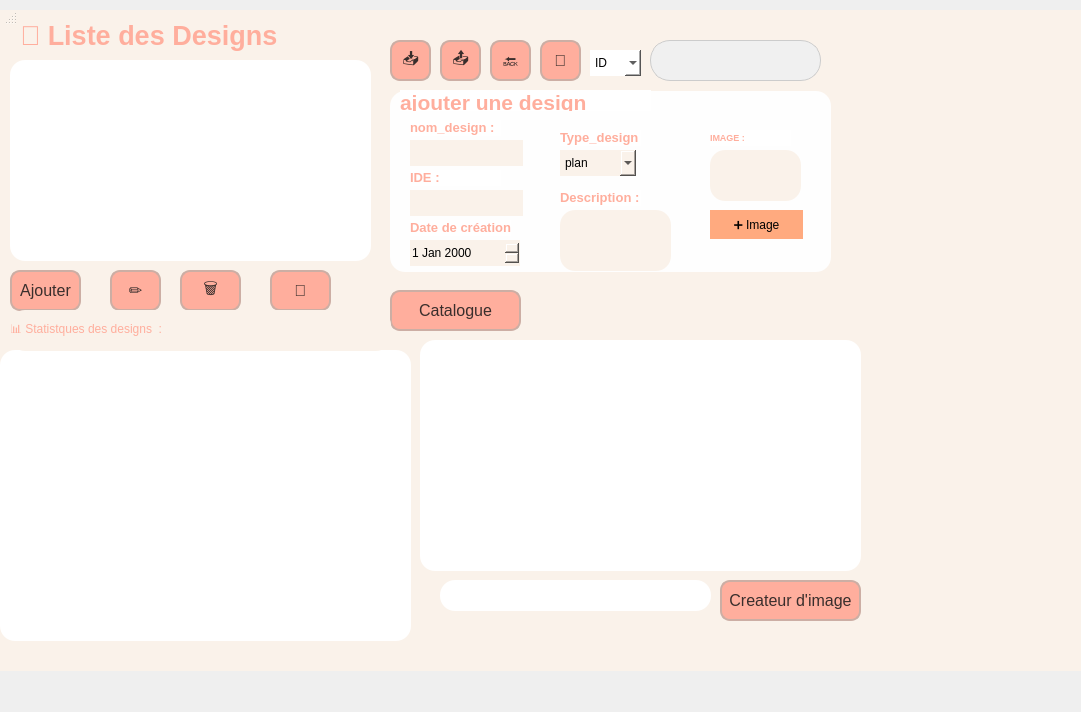
<?xml version="1.0" encoding="UTF-8"?>
<ui version="4.0">
 <class>designsMainWindow</class>
 <widget class="QWidget" name="designsMainWindow">
  <property name="geometry">
   <rect>
    <x>0</x>
    <y>0</y>
    <width>1081</width>
    <height>712</height>
   </rect>
  </property>
  <property name="windowTitle">
   <string>MainWindow</string>
  </property>
  <widget class="QWidget" name="centralwidget" native="true">
   <property name="geometry">
    <rect>
     <x>0</x>
     <y>10</y>
     <width>1091</width>
     <height>661</height>
    </rect>
   </property>
   <widget class="QLabel" name="label_2">
    <property name="geometry">
     <rect>
      <x>20</x>
      <y>100</y>
      <width>41</width>
      <height>41</height>
     </rect>
    </property>
    <property name="styleSheet">
     <string notr="true">image: url(:/resource/img/icons8-dashboard-35.png);</string>
    </property>
    <property name="text">
     <string/>
    </property>
   </widget>
   <widget class="QLabel" name="label_3">
    <property name="geometry">
     <rect>
      <x>20</x>
      <y>150</y>
      <width>41</width>
      <height>41</height>
     </rect>
    </property>
    <property name="styleSheet">
     <string notr="true">image: url(:/resource/img/projet-35.png);</string>
    </property>
    <property name="text">
     <string/>
    </property>
   </widget>
   <widget class="QLabel" name="label_4">
    <property name="enabled">
     <bool>true</bool>
    </property>
    <property name="geometry">
     <rect>
      <x>20</x>
      <y>200</y>
      <width>41</width>
      <height>41</height>
     </rect>
    </property>
    <property name="styleSheet">
     <string notr="true">image: url(:/resource/img/icons8-folder-35.png);</string>
    </property>
    <property name="text">
     <string/>
    </property>
   </widget>
   <widget class="QLabel" name="label_5">
    <property name="enabled">
     <bool>false</bool>
    </property>
    <property name="geometry">
     <rect>
      <x>20</x>
      <y>250</y>
      <width>41</width>
      <height>41</height>
     </rect>
    </property>
    <property name="styleSheet">
     <string notr="true">image: url(:/resource/img/emplyees-35.png);</string>
    </property>
    <property name="text">
     <string/>
    </property>
   </widget>
   <widget class="QLabel" name="label_6">
    <property name="geometry">
     <rect>
      <x>20</x>
      <y>300</y>
      <width>41</width>
      <height>41</height>
     </rect>
    </property>
    <property name="styleSheet">
     <string notr="true">image: url(:/resource/img/desgin-35.png);</string>
    </property>
    <property name="text">
     <string/>
    </property>
   </widget>
   <widget class="QLabel" name="label_7">
    <property name="geometry">
     <rect>
      <x>20</x>
      <y>350</y>
      <width>41</width>
      <height>41</height>
     </rect>
    </property>
    <property name="styleSheet">
     <string notr="true">image: url(:/resource/img/fourniseur-35.png);</string>
    </property>
    <property name="text">
     <string/>
    </property>
   </widget>
   <widget class="QLabel" name="label_8">
    <property name="geometry">
     <rect>
      <x>20</x>
      <y>400</y>
      <width>41</width>
      <height>41</height>
     </rect>
    </property>
    <property name="styleSheet">
     <string notr="true">image: url(:/resource/img/finance-35.png);</string>
    </property>
    <property name="text">
     <string/>
    </property>
   </widget>
   <widget class="QPushButton" name="pushButton_8">
    <property name="geometry">
     <rect>
      <x>1000</x>
      <y>20</y>
      <width>51</width>
      <height>41</height>
     </rect>
    </property>
    <property name="styleSheet">
     <string notr="true">QPushButton {
    background: transparent;        /* Fond transparent */
    border: none;                    /* Supprime la bordure */
    padding: 0px;                    /* Pas d'espace autour de l'icône */
    image: url(:/resource/img/icons8-search-35.png); /* Lien vers l'icône */
}
</string>
    </property>
    <property name="text">
     <string/>
    </property>
   </widget>
   <widget class="QLabel" name="label_9">
    <property name="geometry">
     <rect>
      <x>20</x>
      <y>0</y>
      <width>261</width>
      <height>51</height>
     </rect>
    </property>
    <property name="font">
     <font>
      <family>Segoe UI</family>
      <pointsize>20</pointsize>
      <italic>false</italic>
      <bold>true</bold>
     </font>
    </property>
    <property name="styleSheet">
     <string notr="true">QLabel{
	font: 700 20pt &quot;Segoe UI&quot;;
color: #FFAE9D;

}

</string>
    </property>
    <property name="text">
     <string>🎨 Liste des Designs :</string>
    </property>
   </widget>
   <widget class="QLabel" name="label_12">
    <property name="geometry">
     <rect>
      <x>30</x>
      <y>570</y>
      <width>41</width>
      <height>41</height>
     </rect>
    </property>
    <property name="styleSheet">
     <string notr="true">image: url(:/resource/img/settings-35.png);</string>
    </property>
    <property name="text">
     <string/>
    </property>
   </widget>
   <widget class="QLabel" name="label_13">
    <property name="geometry">
     <rect>
      <x>100</x>
      <y>570</y>
      <width>41</width>
      <height>41</height>
     </rect>
    </property>
    <property name="styleSheet">
     <string notr="true">image: url(:/resource/img/logout-35.png);</string>
    </property>
    <property name="text">
     <string/>
    </property>
   </widget>
   <widget class="QWidget" name="widget" native="true">
    <property name="geometry">
     <rect>
      <x>-20</x>
      <y>0</y>
      <width>1131</width>
      <height>661</height>
     </rect>
    </property>
    <property name="styleSheet">
     <string notr="true">border-radius :15px;
background-color: #FAF2EA;
</string>
    </property>
    <widget class="QListView" name="listView_3">
     <property name="geometry">
      <rect>
       <x>-190</x>
       <y>0</y>
       <width>541</width>
       <height>251</height>
      </rect>
     </property>
    </widget>
    <widget class="QListView" name="listView_2">
     <property name="geometry">
      <rect>
       <x>410</x>
       <y>81</y>
       <width>441</width>
       <height>181</height>
      </rect>
     </property>
     <property name="styleSheet">
      <string notr="true">background-color: rgb(254, 254, 254);</string>
     </property>
    </widget>
    <widget class="QPushButton" name="ajouterButton">
     <property name="geometry">
      <rect>
       <x>30</x>
       <y>260</y>
       <width>71</width>
       <height>41</height>
      </rect>
     </property>
     <property name="styleSheet">
      <string notr="true">QPushButton {
    background-color: #FFAE9D; /* Fond rose */
    color: #392E2C; /* Texte foncé pour contraste */
    border: 2px solid #CCAEA4; /* Bordure douce en couleur taupe */
    border-radius: 10px; /* Coins arrondis */
    padding: 5px 5px;
    font-size: 16px;
}

QPushButton:hover {
    background-color: #B39188; /* Fond taupe au survol */
    border-color: #FFAE9D; /* Bordure rose au survol */
}

QPushButton:pressed {
    background-color: #392E2C; /* Fond foncé au clic */
    color: #FAF2EA; /* Texte clair */
    border-color: #B39188; /* Bordure taupe au clic */
}</string>
     </property>
     <property name="text">
      <string>Ajouter</string>
     </property>
    </widget>
    <widget class="QPushButton" name="modifierButton">
     <property name="geometry">
      <rect>
       <x>130</x>
       <y>260</y>
       <width>51</width>
       <height>41</height>
      </rect>
     </property>
     <property name="styleSheet">
      <string notr="true">QPushButton {
    background-color: #FFAE9D; /* Fond rose */
    color: #392E2C; /* Texte foncé pour contraste */
    border: 2px solid #CCAEA4; /* Bordure douce en couleur taupe */
    border-radius: 10px; /* Coins arrondis */
    padding: 5px 5px;
    font-size: 16px;
}

QPushButton:hover {
    background-color: #B39188; /* Fond taupe au survol */
    border-color: #FFAE9D; /* Bordure rose au survol */
}

QPushButton:pressed {
    background-color: #392E2C; /* Fond foncé au clic */
    color: #FAF2EA; /* Texte clair */
    border-color: #B39188; /* Bordure taupe au clic */
}</string>
     </property>
     <property name="text">
      <string>✏️</string>
     </property>
    </widget>
    <widget class="QPushButton" name="supprimerButton">
     <property name="geometry">
      <rect>
       <x>200</x>
       <y>260</y>
       <width>61</width>
       <height>41</height>
      </rect>
     </property>
     <property name="styleSheet">
      <string notr="true">QPushButton {
    background-color: #FFAE9D; /* Fond rose */
    color: #392E2C; /* Texte foncé pour contraste */
    border: 2px solid #CCAEA4; /* Bordure douce en couleur taupe */
    border-radius: 10px; /* Coins arrondis */
    padding: 5px 5px;
    font-size: 16px;
}

QPushButton:hover {
    background-color: #B39188; /* Fond taupe au survol */
    border-color: #FFAE9D; /* Bordure rose au survol */
}

QPushButton:pressed {
    background-color: #392E2C; /* Fond foncé au clic */
    color: #FAF2EA; /* Texte clair */
    border-color: #B39188; /* Bordure taupe au clic */
}</string>
     </property>
     <property name="text">
      <string>🗑</string>
     </property>
    </widget>
    <widget class="QPushButton" name="exportPdfButton">
     <property name="geometry">
      <rect>
       <x>290</x>
       <y>260</y>
       <width>61</width>
       <height>41</height>
      </rect>
     </property>
     <property name="styleSheet">
      <string notr="true">QPushButton {
    background-color: #FFAE9D; /* Fond rose */
    color: #392E2C; /* Texte foncé pour contraste */
    border: 2px solid #CCAEA4; /* Bordure douce en couleur taupe */
    border-radius: 10px; /* Coins arrondis */
    padding: 5px 5px;
    font-size: 16px;
}

QPushButton:hover {
    background-color: #B39188; /* Fond taupe au survol */
    border-color: #FFAE9D; /* Bordure rose au survol */
}

QPushButton:pressed {
    background-color: #392E2C; /* Fond foncé au clic */
    color: #FAF2EA; /* Texte clair */
    border-color: #B39188; /* Bordure taupe au clic */
}</string>
     </property>
     <property name="text">
      <string>📃</string>
     </property>
    </widget>
    <widget class="QLabel" name="label_11">
     <property name="geometry">
      <rect>
       <x>420</x>
       <y>80</y>
       <width>251</width>
       <height>21</height>
      </rect>
     </property>
     <property name="font">
      <font>
       <family>Segoe UI</family>
       <pointsize>18</pointsize>
       <italic>false</italic>
       <bold>true</bold>
      </font>
     </property>
     <property name="styleSheet">
      <string notr="true">QLabel{
	font: 700 18pt &quot;Segoe UI&quot;;
color: #FFAE9D;
background-color: white; 
}

</string>
     </property>
     <property name="text">
      <string>&lt;html&gt;&lt;head/&gt;&lt;body&gt;&lt;p&gt;&lt;span style=&quot; font-size:16pt;&quot;&gt;ajouter une design&lt;/span&gt;&lt;/p&gt;&lt;/body&gt;&lt;/html&gt;</string>
     </property>
    </widget>
    <widget class="QLineEdit" name="nomLineEdit">
     <property name="geometry">
      <rect>
       <x>430</x>
       <y>130</y>
       <width>113</width>
       <height>26</height>
      </rect>
     </property>
     <property name="styleSheet">
      <string notr="true"/>
     </property>
    </widget>
    <widget class="QLabel" name="label_14">
     <property name="geometry">
      <rect>
       <x>430</x>
       <y>110</y>
       <width>91</width>
       <height>16</height>
      </rect>
     </property>
     <property name="font">
      <font>
       <family>Segoe UI</family>
       <pointsize>10</pointsize>
       <italic>false</italic>
       <bold>true</bold>
      </font>
     </property>
     <property name="styleSheet">
      <string notr="true">QLabel{
	font: 700 10pt &quot;Segoe UI&quot;;
color: #FFAE9D;
background-color: white; 
}

</string>
     </property>
     <property name="text">
      <string>&lt;html&gt;&lt;head/&gt;&lt;body&gt;&lt;p&gt;nom_design :&lt;/p&gt;&lt;/body&gt;&lt;/html&gt;</string>
     </property>
    </widget>
    <widget class="QLabel" name="label_18">
     <property name="geometry">
      <rect>
       <x>430</x>
       <y>210</y>
       <width>101</width>
       <height>16</height>
      </rect>
     </property>
     <property name="font">
      <font>
       <family>Segoe UI</family>
       <pointsize>10</pointsize>
       <italic>false</italic>
       <bold>true</bold>
      </font>
     </property>
     <property name="styleSheet">
      <string notr="true">QLabel{
	font: 700 10pt &quot;Segoe UI&quot;;
color: #FFAE9D;
background-color: white; 
}

</string>
     </property>
     <property name="text">
      <string>&lt;html&gt;&lt;head/&gt;&lt;body&gt;&lt;p&gt;Date de création :&lt;/p&gt;&lt;/body&gt;&lt;/html&gt;</string>
     </property>
    </widget>
    <widget class="QPushButton" name="pushButton_18">
     <property name="geometry">
      <rect>
       <x>410</x>
       <y>280</y>
       <width>131</width>
       <height>41</height>
      </rect>
     </property>
     <property name="styleSheet">
      <string notr="true">QPushButton {
    background-color: #FFAE9D; /* Fond rose */
    color: #392E2C; /* Texte foncé pour contraste */
    border: 2px solid #CCAEA4; /* Bordure douce en couleur taupe */
    border-radius: 10px; /* Coins arrondis */
    padding: 5px 5px;
    font-size: 16px;
}

QPushButton:hover {
    background-color: #B39188; /* Fond taupe au survol */
    border-color: #FFAE9D; /* Bordure rose au survol */
}

QPushButton:pressed {
    background-color: #392E2C; /* Fond foncé au clic */
    color: #FAF2EA; /* Texte clair */
    border-color: #B39188; /* Bordure taupe au clic */
}</string>
     </property>
     <property name="text">
      <string>Catalogue</string>
     </property>
    </widget>
    <widget class="QLabel" name="label_20">
     <property name="geometry">
      <rect>
       <x>580</x>
       <y>120</y>
       <width>81</width>
       <height>16</height>
      </rect>
     </property>
     <property name="font">
      <font>
       <family>Segoe UI</family>
       <pointsize>10</pointsize>
       <italic>false</italic>
       <bold>true</bold>
      </font>
     </property>
     <property name="styleSheet">
      <string notr="true">QLabel{
	font: 700 10pt &quot;Segoe UI&quot;;
color: #FFAE9D;
background-color: white; 
}

</string>
     </property>
     <property name="text">
      <string>&lt;html&gt;&lt;head/&gt;&lt;body&gt;&lt;p&gt;Type_design :&lt;/p&gt;&lt;/body&gt;&lt;/html&gt;</string>
     </property>
    </widget>
    <widget class="QLabel" name="label_21">
     <property name="geometry">
      <rect>
       <x>580</x>
       <y>180</y>
       <width>81</width>
       <height>16</height>
      </rect>
     </property>
     <property name="font">
      <font>
       <family>Segoe UI</family>
       <pointsize>10</pointsize>
       <italic>false</italic>
       <bold>true</bold>
      </font>
     </property>
     <property name="styleSheet">
      <string notr="true">QLabel{
	font: 700 10pt &quot;Segoe UI&quot;;
color: #FFAE9D;
background-color: white; 
}

</string>
     </property>
     <property name="text">
      <string>&lt;html&gt;&lt;head/&gt;&lt;body&gt;&lt;p&gt;Description :&lt;/p&gt;&lt;/body&gt;&lt;/html&gt;</string>
     </property>
    </widget>
    <widget class="QLabel" name="imageLabel">
     <property name="geometry">
      <rect>
       <x>730</x>
       <y>140</y>
       <width>91</width>
       <height>51</height>
      </rect>
     </property>
     <property name="text">
      <string/>
     </property>
    </widget>
    <widget class="QLineEdit" name="ideLineEdit">
     <property name="geometry">
      <rect>
       <x>430</x>
       <y>180</y>
       <width>113</width>
       <height>26</height>
      </rect>
     </property>
    </widget>
    <widget class="QTableWidget" name="tableWidget">
     <property name="geometry">
      <rect>
       <x>30</x>
       <y>50</y>
       <width>361</width>
       <height>201</height>
      </rect>
     </property>
     <property name="styleSheet">
      <string notr="true">background-color: rgb(255, 255, 255);</string>
     </property>
    </widget>
    <widget class="QPushButton" name="selectImageButton">
     <property name="geometry">
      <rect>
       <x>730</x>
       <y>200</y>
       <width>93</width>
       <height>29</height>
      </rect>
     </property>
     <property name="styleSheet">
      <string notr="true">background-color: rgb(255, 255, 255);
background-color: rgb(255, 170, 127);</string>
     </property>
     <property name="text">
      <string>➕ Image</string>
     </property>
    </widget>
    <widget class="QTextEdit" name="descriptionTextEdit">
     <property name="geometry">
      <rect>
       <x>580</x>
       <y>200</y>
       <width>111</width>
       <height>61</height>
      </rect>
     </property>
    </widget>
    <widget class="QLabel" name="label_17">
     <property name="geometry">
      <rect>
       <x>430</x>
       <y>160</y>
       <width>91</width>
       <height>16</height>
      </rect>
     </property>
     <property name="font">
      <font>
       <family>Segoe UI</family>
       <pointsize>10</pointsize>
       <italic>false</italic>
       <bold>true</bold>
      </font>
     </property>
     <property name="styleSheet">
      <string notr="true">QLabel{
	font: 700 10pt &quot;Segoe UI&quot;;
color: #FFAE9D;
background-color: white; 
}

</string>
     </property>
     <property name="text">
      <string>&lt;html&gt;&lt;head/&gt;&lt;body&gt;&lt;p&gt;IDE :&lt;/p&gt;&lt;/body&gt;&lt;/html&gt;</string>
     </property>
    </widget>
    <widget class="QLabel" name="label_22">
     <property name="geometry">
      <rect>
       <x>730</x>
       <y>120</y>
       <width>81</width>
       <height>16</height>
      </rect>
     </property>
     <property name="font">
      <font>
       <family>Segoe UI</family>
       <pointsize>10</pointsize>
       <italic>false</italic>
       <bold>true</bold>
      </font>
     </property>
     <property name="styleSheet">
      <string notr="true">QLabel{
	font: 700 10pt &quot;Segoe UI&quot;;
color: #FFAE9D;
background-color: white; 
}

</string>
     </property>
     <property name="text">
      <string>&lt;html&gt;&lt;head/&gt;&lt;body&gt;&lt;p&gt;&lt;span style=&quot; font-size:7pt;&quot;&gt;IMAGE :&lt;/span&gt;&lt;/p&gt;&lt;/body&gt;&lt;/html&gt;</string>
     </property>
    </widget>
    <widget class="QComboBox" name="typeComboBox">
     <property name="geometry">
      <rect>
       <x>580</x>
       <y>140</y>
       <width>76</width>
       <height>26</height>
      </rect>
     </property>
     <item>
      <property name="text">
       <string>plan</string>
      </property>
     </item>
     <item>
      <property name="text">
       <string>prototype</string>
      </property>
     </item>
     <item>
      <property name="text">
       <string>maquette</string>
      </property>
     </item>
    </widget>
    <widget class="QDateEdit" name="dateCreationDateEdit">
     <property name="geometry">
      <rect>
       <x>430</x>
       <y>230</y>
       <width>110</width>
       <height>26</height>
      </rect>
     </property>
    </widget>
    <widget class="QPushButton" name="importExcelButton">
     <property name="geometry">
      <rect>
       <x>410</x>
       <y>30</y>
       <width>41</width>
       <height>41</height>
      </rect>
     </property>
     <property name="styleSheet">
      <string notr="true">QPushButton {
    background-color: #FFAE9D; /* Fond rose */
    color: #392E2C; /* Texte foncé pour contraste */
    border: 2px solid #CCAEA4; /* Bordure douce en couleur taupe */
    border-radius: 10px; /* Coins arrondis */
    padding: 5px 5px;
    font-size: 16px;
}

QPushButton:hover {
    background-color: #B39188; /* Fond taupe au survol */
    border-color: #FFAE9D; /* Bordure rose au survol */
}

QPushButton:pressed {
    background-color: #392E2C; /* Fond foncé au clic */
    color: #FAF2EA; /* Texte clair */
    border-color: #B39188; /* Bordure taupe au clic */
}</string>
     </property>
     <property name="text">
      <string>📥</string>
     </property>
    </widget>
    <widget class="QPushButton" name="exportExcelButton">
     <property name="geometry">
      <rect>
       <x>460</x>
       <y>30</y>
       <width>41</width>
       <height>41</height>
      </rect>
     </property>
     <property name="styleSheet">
      <string notr="true">QPushButton {
    background-color: #FFAE9D; /* Fond rose */
    color: #392E2C; /* Texte foncé pour contraste */
    border: 2px solid #CCAEA4; /* Bordure douce en couleur taupe */
    border-radius: 10px; /* Coins arrondis */
    padding: 5px 5px;
    font-size: 16px;
}

QPushButton:hover {
    background-color: #B39188; /* Fond taupe au survol */
    border-color: #FFAE9D; /* Bordure rose au survol */
}

QPushButton:pressed {
    background-color: #392E2C; /* Fond foncé au clic */
    color: #FAF2EA; /* Texte clair */
    border-color: #B39188; /* Bordure taupe au clic */
}</string>
     </property>
     <property name="text">
      <string>📤</string>
     </property>
    </widget>
    <widget class="QPushButton" name="searchButton">
     <property name="geometry">
      <rect>
       <x>560</x>
       <y>30</y>
       <width>41</width>
       <height>41</height>
      </rect>
     </property>
     <property name="styleSheet">
      <string notr="true">QPushButton {
    background-color: #FFAE9D; /* Fond rose */
    color: #392E2C; /* Texte foncé pour contraste */
    border: 2px solid #CCAEA4; /* Bordure douce en couleur taupe */
    border-radius: 10px; /* Coins arrondis */
    padding: 5px 5px;
    font-size: 16px;
}

QPushButton:hover {
    background-color: #B39188; /* Fond taupe au survol */
    border-color: #FFAE9D; /* Bordure rose au survol */
}

QPushButton:pressed {
    background-color: #392E2C; /* Fond foncé au clic */
    color: #FAF2EA; /* Texte clair */
    border-color: #B39188; /* Bordure taupe au clic */
}</string>
     </property>
     <property name="text">
      <string>🔎</string>
     </property>
    </widget>
    <widget class="QLineEdit" name="searchLineEdit">
     <property name="geometry">
      <rect>
       <x>670</x>
       <y>30</y>
       <width>171</width>
       <height>41</height>
      </rect>
     </property>
     <property name="styleSheet">
      <string notr="true">QLineEdit {
    background-color: #f0f0f0;          /* Fond clair pour la barre de recherche */
    border: 1px solid #ccc;             /* Bordure grise */
    border-radius: 20px;                /* Coins arrondis */
    padding-left: 30px;                  /* Espace pour l'icône */
    font-size: 14px;                     /* Taille du texte */
}



</string>
     </property>
    </widget>
    <widget class="QComboBox" name="sortComboBox">
     <property name="geometry">
      <rect>
       <x>610</x>
       <y>40</y>
       <width>51</width>
       <height>26</height>
      </rect>
     </property>
     <property name="styleSheet">
      <string notr="true">background-color: rgb(255, 255, 255);</string>
     </property>
     <item>
      <property name="text">
       <string>ID</string>
      </property>
     </item>
     <item>
      <property name="text">
       <string>Type</string>
      </property>
     </item>
     <item>
      <property name="text">
       <string>Nom</string>
      </property>
     </item>
     <item>
      <property name="text">
       <string>Date</string>
      </property>
     </item>
    </widget>
    <widget class="QWidget" name="chartWidget" native="true">
     <property name="geometry">
      <rect>
       <x>20</x>
       <y>340</y>
       <width>411</width>
       <height>291</height>
      </rect>
     </property>
     <property name="styleSheet">
      <string notr="true">background-color: rgb(255, 255, 255);</string>
     </property>
    </widget>
    <widget class="QLineEdit" name="inputField">
     <property name="geometry">
      <rect>
       <x>460</x>
       <y>570</y>
       <width>271</width>
       <height>31</height>
      </rect>
     </property>
     <property name="styleSheet">
      <string notr="true">background-color: rgb(255, 255, 255);</string>
     </property>
    </widget>
    <widget class="QPushButton" name="sendButton">
     <property name="geometry">
      <rect>
       <x>740</x>
       <y>570</y>
       <width>141</width>
       <height>41</height>
      </rect>
     </property>
     <property name="styleSheet">
      <string notr="true">QPushButton {
    background-color: #FFAE9D; /* Fond rose */
    color: #392E2C; /* Texte foncé pour contraste */
    border: 2px solid #CCAEA4; /* Bordure douce en couleur taupe */
    border-radius: 10px; /* Coins arrondis */
    padding: 5px 5px;
    font-size: 16px;
}

QPushButton:hover {
    background-color: #B39188; /* Fond taupe au survol */
    border-color: #FFAE9D; /* Bordure rose au survol */
}

QPushButton:pressed {
    background-color: #392E2C; /* Fond foncé au clic */
    color: #FAF2EA; /* Texte clair */
    border-color: #B39188; /* Bordure taupe au clic */
}</string>
     </property>
     <property name="text">
      <string>Createur d'image</string>
     </property>
    </widget>
    <widget class="QTextBrowser" name="chatArea">
     <property name="geometry">
      <rect>
       <x>440</x>
       <y>330</y>
       <width>441</width>
       <height>231</height>
      </rect>
     </property>
     <property name="styleSheet">
      <string notr="true">background-color: rgb(255, 255, 255);</string>
     </property>
    </widget>
    <widget class="QLabel" name="label_10">
     <property name="geometry">
      <rect>
       <x>30</x>
       <y>300</y>
       <width>381</width>
       <height>41</height>
      </rect>
     </property>
     <property name="styleSheet">
      <string notr="true">QLabel{
	font: 700 17pt &quot;Segoe UI&quot;;
color: #FFAE9D;

}

</string>
     </property>
     <property name="text">
      <string>📊 Statistques des designs  :</string>
     </property>
    </widget>
    <widget class="QPushButton" name="resetButton">
     <property name="geometry">
      <rect>
       <x>510</x>
       <y>30</y>
       <width>41</width>
       <height>41</height>
      </rect>
     </property>
     <property name="styleSheet">
      <string notr="true">QPushButton {
    background-color: #FFAE9D; /* Fond rose */
    color: #392E2C; /* Texte foncé pour contraste */
    border: 2px solid #CCAEA4; /* Bordure douce en couleur taupe */
    border-radius: 10px; /* Coins arrondis */
    padding: 5px 5px;
    font-size: 16px;
}

QPushButton:hover {
    background-color: #B39188; /* Fond taupe au survol */
    border-color: #FFAE9D; /* Bordure rose au survol */
}

QPushButton:pressed {
    background-color: #392E2C; /* Fond foncé au clic */
    color: #FAF2EA; /* Texte clair */
    border-color: #B39188; /* Bordure taupe au clic */
}</string>
     </property>
     <property name="text">
      <string>🔙</string>
     </property>
    </widget>
    <zorder>listView_3</zorder>
    <zorder>listView_2</zorder>
    <zorder>ajouterButton</zorder>
    <zorder>modifierButton</zorder>
    <zorder>supprimerButton</zorder>
    <zorder>exportPdfButton</zorder>
    <zorder>nomLineEdit</zorder>
    <zorder>label_14</zorder>
    <zorder>label_18</zorder>
    <zorder>pushButton_18</zorder>
    <zorder>label_20</zorder>
    <zorder>label_21</zorder>
    <zorder>imageLabel</zorder>
    <zorder>ideLineEdit</zorder>
    <zorder>tableWidget</zorder>
    <zorder>selectImageButton</zorder>
    <zorder>descriptionTextEdit</zorder>
    <zorder>label_17</zorder>
    <zorder>label_22</zorder>
    <zorder>typeComboBox</zorder>
    <zorder>dateCreationDateEdit</zorder>
    <zorder>importExcelButton</zorder>
    <zorder>exportExcelButton</zorder>
    <zorder>searchButton</zorder>
    <zorder>searchLineEdit</zorder>
    <zorder>sortComboBox</zorder>
    <zorder>chartWidget</zorder>
    <zorder>inputField</zorder>
    <zorder>sendButton</zorder>
    <zorder>chatArea</zorder>
    <zorder>label_10</zorder>
    <zorder>label_11</zorder>
    <zorder>resetButton</zorder>
   </widget>
   <zorder>widget</zorder>
   <zorder>label_2</zorder>
   <zorder>label_3</zorder>
   <zorder>label_4</zorder>
   <zorder>label_5</zorder>
   <zorder>label_6</zorder>
   <zorder>label_7</zorder>
   <zorder>label_8</zorder>
   <zorder>pushButton_8</zorder>
   <zorder>label_9</zorder>
   <zorder>label_12</zorder>
   <zorder>label_13</zorder>
  </widget>
  <widget class="QStatusBar" name="statusbar">
   <property name="geometry">
    <rect>
     <x>0</x>
     <y>0</y>
     <width>16</width>
     <height>25</height>
    </rect>
   </property>
  </widget>
 </widget>
 <resources/>
 <connections/>
</ui>
